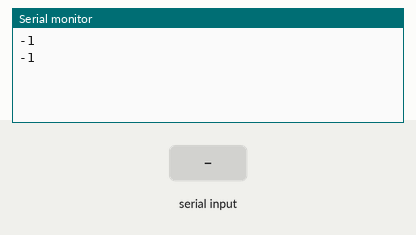
Bench run of a sketch on a simulated Arduino Uno, built with avr-gcc and run on an emulated ATmega328P. On the bench: the last lines printed to the serial monitor. The test bench sets the inputs (shaded band).

Above: at 2.8 s.
2.9 s: "1" received over the second serial link
At 4.3 s:
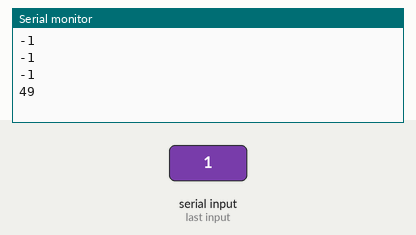
4.4 s: "0" received over the second serial link
5.9 s: "2" received over the second serial link
At 7.8 s:
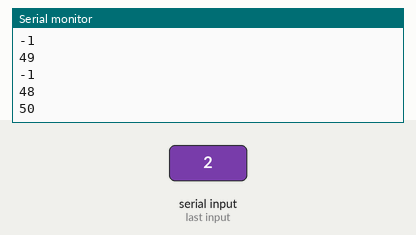
Timing chart, 0 to 9.3 s (numbered marks = the images above; inputs shaded):
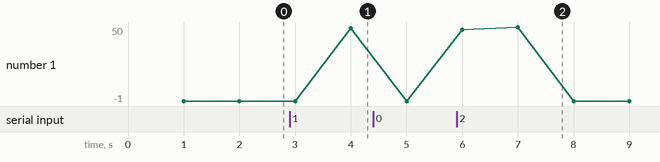

Measured:
- after the input at 2.9 s, the serial monitor: prints a new line after 1.1 s (image 1)
- after the input at 5.9 s, the serial monitor: prints a new line after 1.1 s (image 2)
- plotted number 1: -1 → 49 after the input at 2.9 s

The sketch:

arduino_code_nodemcu_serial_comm.ino
```cpp
#include<SoftwareSerial.h> //Included SoftwareSerial Library
//Started SoftwareSerial at RX and TX pin of ESP8266/NodeMCU
SoftwareSerial s(3,1);

int data; //Initialized variable to store recieved data

void setup() {
  //Serial Begin at 9600 Baud
  Serial.begin(9600);
  s.begin(9600);
}

void loop() {
  data = s.read(); //Read the serial data and store it
  delay(1000);
  Serial.println(data);
}
```
